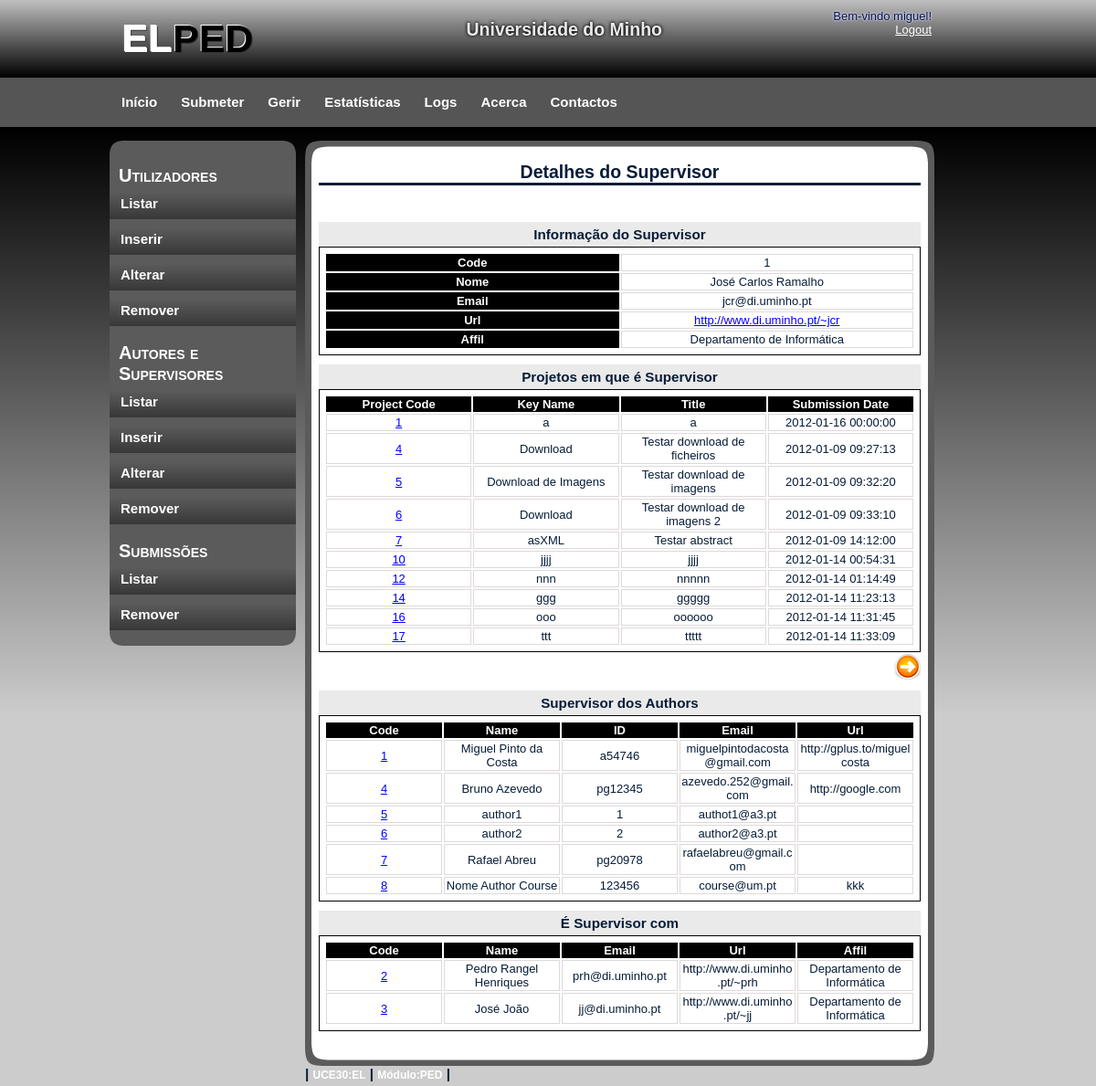
Page /gerirU/gerirAS_Show_supervisor.php?supcode=1&page_p=1 (signed in) on the committed database.
### tables this page shows
CREATE TABLE IF NOT EXISTS `Supervisor` (
  `supcode` int(11) NOT NULL AUTO_INCREMENT,
  `name` varchar(50) NOT NULL,
  `email` varchar(50) NOT NULL,
  `url` varchar(2002) DEFAULT NULL,
  `affil` varchar(50) DEFAULT NULL,
  PRIMARY KEY (`supcode`)
);

CREATE TABLE IF NOT EXISTS `ProjSup` (
  `projcode` int(11) NOT NULL,
  `supcode` int(11) NOT NULL,
  PRIMARY KEY (`projcode`,`supcode`),
  KEY `supcode` (`supcode`)
);

CREATE TABLE IF NOT EXISTS `Project` (
  `projcode` int(11) NOT NULL AUTO_INCREMENT,
  `keyname` varchar(30) NOT NULL,
  `title` varchar(50) NOT NULL,
  `subtitle` varchar(100) DEFAULT NULL,
  `bdate` date NOT NULL,
  `edate` date NOT NULL,
  `subdate` datetime NOT NULL,
  `abstract` varchar(1502) NOT NULL,
  `coursecode` int(11) NOT NULL,
  `path` varchar(300) NOT NULL,
  PRIMARY KEY (`projcode`),
  KEY `coursecode` (`coursecode`)
);

CREATE TABLE IF NOT EXISTS `Author` (
  `authorcode` int(11) NOT NULL AUTO_INCREMENT,
  `name` varchar(50) NOT NULL,
  `id` varchar(10) NOT NULL,
  `email` varchar(50) NOT NULL,
  `url` varchar(2002) DEFAULT NULL,
  `coursecode` int(11) NOT NULL DEFAULT '0',
  PRIMARY KEY (`authorcode`),
  KEY `coursecode` (`coursecode`)
);

### gerirU/gerirAS_Show_supervisor.php (the view, shortened to what this page needs)
<!DOCTYPE html>
<html>
    <head>
        <link rel="stylesheet" type="text/css" href="../css/style.css" />
    </head>
    <body>
        <div id="container">
            <?php
            require_once '../header.php';
            require_once '../menus/menu_gerirU.php';
            require_once '../menus/leftmenuGerir.php';
            include '../ini.php';
            ?>
            <div id="content">
                <div id="content_top"></div>
                <div id="content_main">
                    <h2>Detalhes do Supervisor</h2>
                    <br/>
                    <br/>
                    <div id="containt_main_users">
                        <?php
                        if (!$con) {
                            echo "<h3>Erro ao ligar ao servidor.</h3><br/>" . mysql_error();
                        } else {
                            $supcode = $_GET["supcode"];
                            $page_p = $_GET["page_p"];
                            $sql = "SELECT * FROM Supervisor WHERE supcode='$supcode'";
                            $res = mysql_query($sql, $con);
                            while ($row = mysql_fetch_array($res)) {
                                ?>
                                <div id="details">
                                    <h3>Informação do Supervisor</h3>
                                    <table>
                                        <tr>
                                            <th>Code</th>
                                            <td><?php echo $row['supcode'] ?></td>
                                        </tr>
                                        <tr>
                                            <th>Nome</th>
                                            <td><?php echo $row['name'] ?></td>
                                        </tr>
                                        <tr>
                                            <th>Email</th>
                                            <td><?php echo $row['email'] ?></td>
                                        </tr>
                                        <tr>
                                            <th>Url</th>
                                            <td>
                                                <a href="<?php echo $row['url']; ?>" target="_blank">
                                                    <?php echo $row['url'] ?>
                                                </a>
                                            </td>
                                        </tr>
                                        <tr>
                                            <th>Affil</th>
                                            <td><?php echo $row['affil'] ?></td>
                                        </tr>
                                    </table>
                                    <?php
                                }
                                ?>
                                <h3>Projetos em que é Supervisor</h3>
                                <?php
                                $v_p_max = $page_p * 10;
                                $v_p_min = $v_p_max - 10;
                                $sql = "SELECT projcode FROM ProjSup WHERE supcode='$supcode' LIMIT $v_p_min, $v_p_max";
                                $res = mysql_query($sql, $con);
                                ?>
                                <table>
                                    <tr>
                                        <th>Project Code</th>
                                        <th>Key Name</th>
                                        <th>Title</th>
                                        <th>Submission Date</th>
                                    </tr>
                                    <?php
                                    while ($row = mysql_fetch_array($res)) {
                                        $projcode = $row['projcode'];
                                        $sql2 = "SELECT projcode, keyname, title, subdate FROM Project WHERE projcode='$projcode'";
                                        $res2 = mysql_query($sql2, $con);
                                        while ($row2 = mysql_fetch_array($res2)) {
                                            echo "<tr>";
                                            echo "<td><a href=\"gerirS_Show.php?projcode=$projcode\"> $projcode</a></td>";
                                            echo "<td>" . $row2['keyname'] . "</td>";
                                            echo "<td>" . $row2['title'] . "</td>";
                                            echo "<td>" . $row2['subdate'] . "</td>";
                                            echo "</tr>";
                                        }
                                    }
                                    ?>
                                </table>
                                <div id="page">
                                    <?php
                                    $page_mais = $page_p + 1;
                                    $link_mais = "gerirAS_Show_supervisor.php?supcode=$supcode&page_p=$page_mais";
                                    ?>
                                        <?php
                                    $sql = "SELECT COUNT(projcode) AS total FROM ProjSup WHERE supcode='$supcode'";
                                    $res = mysql_query($sql, $con);
                                    $total = 0;
                                    while ($row = mysql_fetch_array($res)) {
                                        $total = $row["total"];
                                    }
                                    if ($page_p * 10 < $total) {
                                        ?>
                                        <a href="<?php echo $link_mais; ?>">
                                            <div id="page_more">
                                            </div>
                                        </a>
                                        <?php
                                    }
                                    ?>
                                </div>
                                <h3>Supervisor dos Authors</h3>
                                <?php
                                $sql = "SELECT * FROM Author WHERE authorcode IN(
                                    SELECT authorcode FROM ProjAut WHERE projcode IN(
                                    SELECT projcode FROM ProjSup WHERE supcode='$supcode'))";
                                $res = mysql_query($sql, $con);
                                ?>
                                <table>
                                    <tr>
                                        <th>Code</th>
                                        <th>Name</th>
                                        <th>ID</th>
                                        <th>Email</th>
                                        <th>Url</th>
                                    </tr>
                                    <?php
                                    while ($row = mysql_fetch_array($res)) {
                                        $id = $row['authorcode'];
                                        echo "<tr>";
                                        echo "<td><a href=\"gerirAS_Show_author.php?authorcode=$id\">" . $id . "</a></td>";
                                        echo "<td>" . $row['name'] . "</td>";
                                        echo "<td>" . $row['id'] . "</td>";
                                        echo "<td>" . $row['email'] . "</td>";
                                        echo "<td>" . $row['url'] . "</td>";
                                        echo "</tr>";
                                    }
                                    ?>
                                </table>
                                <h3>É Supervisor com</h3>
                                <?php
                                $sql = "SELECT * FROM Supervisor WHERE supcode IN(
                                    SELECT supcode FROM ProjSup WHERE projcode IN(
                                    SELECT projcode FROM ProjSup WHERE supcode='$supcode')
                                    AND supcode !='$supcode')";
                                $res = mysql_query($sql, $con);
                                ?>
                                <table>
                                    <tr>
                                        <th>Code</th>
                                        <th>Name</th>
                                        <th>Email</th>
                                        <th>Url</th>
                                        <th>Affil</th>
                                    </tr>
                                    <?php
                                    while ($row = mysql_fetch_array($res)) {
                                        $id = $row['supcode'];
                                        echo "<tr>";
                                        echo "<td><a href=\"gerirAS_Show_supervisor.php?supcode=$id&page_p=1\">" . $id . "</a></td>";
                                        echo "<td>" . $row['name'] . "</td>";
                                        echo "<td>" . $row['email'] . "</td>";
                                        echo "<td>" . $row['url'] . "</td>";
                                        echo "<td>" . $row['affil'] . "</td>";
                                        echo "</tr>";
                                    }
                                    ?>
                                </table>
                                <?php
                            }
                            ?>
                        </div>
                    </div>
                    <br/>
                </div>
                <div id="content_bottom"></div>
                <?php
                require_once '../menus/footer.php';
                ?>
            </div>
        </div>
    </body>
</html>

### css/style.css (style rules this page uses)
body { margin: 0; padding: 0; text-align: left; font: 12px Arial, Helvetica, sans-serif; font-size: 13px; color: #061C37; background: #CCCCCC; background-image:url(images/background.png); background-repeat:repeat-x; }
* { margin: 0 auto 0 auto; text-align:left; }
a, a:visited { color: blue; }
#container { display: block; height:auto; position: relative; width: 960px; }
#content { display:block; float:left; width:689px; height:auto; padding-left:10px; padding-top:15px; padding-right:10px; padding-bottom:5px; }
#content_top { background-image:url(images/main_top.png); background-repeat:no-repeat; width:689px; height:23px; }
#content_main { background-image:url(images/main_back.png); background-repeat:repeat-y; width:659px; padding-left:15px; padding-right:15px; }
#content_main h2 { text-align: center; border-bottom-style: solid; }
#content_bottom { background-image:url(images/main_bottom.png); background-repeat:no-repeat; width:689px; height:23px; }
#containt_main_users h3 { margin-top: 10px; padding: 5px; background-color: #EAEAEA; text-align: center; }
#details { width: 100%; }
#details table { clear: both; border: 1px solid black; padding:5px; word-wrap:break-word; table-layout: fixed; height: 35px; width: 100%; overflow: visible; }
#details th { text-align: center; color: white; background-color:black; }
#details td { text-align: center; border-right-style: solid; border-left-style: solid; border-bottom-style: solid; border-top-style: solid; border-right-color: #ded9d9; border-left-color: #ded9d9; border-bottom-color: #ded9d9; border-top-color: #ded9d9; border-right-width: 1px; border-left-width: 1px; border-bottom-width: 1px; border-top-width: 1px; }
#page { width: 100%; height: 32px; }
#page_more { float: right; background-image: url(images/page_more.png); background-repeat: no-repeat; height: 30px; padding-right: 30px; }
html, body { text-align: center; }

### rows in the picture
supervisor: supcode "1", name "José Carlos Ramalho", email "jcr@di.uminho.pt", url "http://www.di.uminho.pt/~jcr", affil "Departamento de Informática"
projsup: projcode "1"
project: keyname "a", title "a", subdate "2012-01-16 00:00:00"
projsup: projcode "4"
project: keyname "Download", title "Testar download de ficheiros", subdate "2012-01-09 09:27:13"
projsup: projcode "5"
project: keyname "Download de Imagens", title "Testar download de imagens", subdate "2012-01-09 09:32:20"
projsup: projcode "6"
project: keyname "Download", title "Testar download de imagens 2", subdate "2012-01-09 09:33:10"
projsup: projcode "7"
project: keyname "asXML", title "Testar abstract", subdate "2012-01-09 14:12:00"
projsup: projcode "10"
project: keyname "jjjj", title "jjjj", subdate "2012-01-14 00:54:31"
projsup: projcode "12"
project: keyname "nnn", title "nnnnn", subdate "2012-01-14 01:14:49"
projsup: projcode "14"
project: keyname "ggg", title "ggggg", subdate "2012-01-14 11:23:13"
projsup: projcode "16"
project: keyname "ooo", title "oooooo", subdate "2012-01-14 11:31:45"
projsup: projcode "17"
project: keyname "ttt", title "ttttt", subdate "2012-01-14 11:33:09"
author: authorcode "1", name "Miguel Pinto da Costa", id "a54746", email "miguelpintodacosta@gmail.com", url "http://gplus.to/miguelcosta"
author: authorcode "4", name "Bruno Azevedo", id "pg12345", email "azevedo.252@gmail.com", url "http://google.com"
author: authorcode "5", name "author1", id "1", email "authot1@a3.pt"
author: authorcode "6", name "author2", id "2", email "author2@a3.pt"
author: authorcode "7", name "Rafael Abreu", id "pg20978", email "rafaelabreu@gmail.com"
author: authorcode "8", name "Nome Author Course", id "123456", email "course@um.pt", url "kkk"
supervisor: supcode "2", name "Pedro Rangel Henriques", email "prh@di.uminho.pt", url "http://www.di.uminho.pt/~prh", affil "Departamento de Informática"
supervisor: supcode "3", name "José João", email "jj@di.uminho.pt", url "http://www.di.uminho.pt/~jj", affil "Departamento de Informática"

### other values in the picture
$_SESSION['username'] "miguel"
